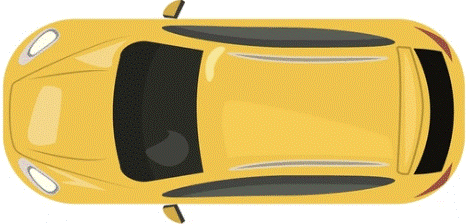
#> input picture car_image_for_turtle_crossing_game.gif, 466 x 224 px
$ python car_manager.py
#> lines starting #> are read from the running program, lines starting #| are printed output that depends on the picture
from turtle import Turtle, Screen
from PIL import Image
import random

# Global variables
COLORS = ["red", "orange", "yellow", "green", "blue", "purple"]
STARTING_MOVE_DISTANCE = 8
MOVE_INCREMENT = 7

# image size modification steps
image = Image.open("car_image_for_turtle_crossing_game.gif")
#> image is the input picture: PIL image 466x224 P; mean R, G, B, A 201.9, 179.2, 114.5, 255
width, height = image.size
#> width = 466; height = 224
new_width = width // 8
#> new_width = 58
new_height = height // 8
#> new_height = 28
resized_image = image.resize((new_width, new_height))
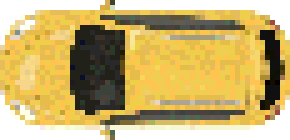
#> resized_image: PIL image 58x28 P (shown 5 times larger); mean R, G, B, A 200.4, 178, 113.3, 255
resized_image.save("resized_car_image_for_turtle_crossing.gif", optimize=True, quality=60)

# registration of car for object shape
#> (the run stopped early here; a loop or call above may not have finished)
